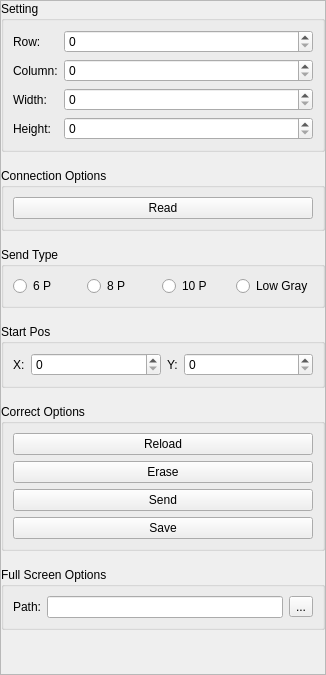
<?xml version="1.0" encoding="UTF-8"?>
<ui version="4.0">
 <class>MCCorrect</class>
 <widget class="QWidget" name="MCCorrect">
  <property name="geometry">
   <rect>
    <x>0</x>
    <y>0</y>
    <width>326</width>
    <height>675</height>
   </rect>
  </property>
  <property name="windowTitle">
   <string>Form</string>
  </property>
  <layout class="QVBoxLayout" name="verticalLayout_3">
   <property name="spacing">
    <number>0</number>
   </property>
   <property name="leftMargin">
    <number>0</number>
   </property>
   <property name="topMargin">
    <number>0</number>
   </property>
   <property name="rightMargin">
    <number>0</number>
   </property>
   <property name="bottomMargin">
    <number>0</number>
   </property>
   <item>
    <widget class="QScrollArea" name="scrollArea">
     <property name="widgetResizable">
      <bool>true</bool>
     </property>
     <widget class="QWidget" name="scrollAreaWidgetContents">
      <property name="geometry">
       <rect>
        <x>0</x>
        <y>0</y>
        <width>324</width>
        <height>673</height>
       </rect>
      </property>
      <layout class="QVBoxLayout" name="verticalLayout_2">
       <property name="spacing">
        <number>16</number>
       </property>
       <property name="leftMargin">
        <number>0</number>
       </property>
       <property name="topMargin">
        <number>0</number>
       </property>
       <property name="rightMargin">
        <number>0</number>
       </property>
       <property name="bottomMargin">
        <number>0</number>
       </property>
       <item>
        <widget class="QGroupBox" name="groupBox">
         <property name="title">
          <string>Setting</string>
         </property>
         <layout class="QGridLayout" name="gridLayout" columnstretch="0,1">
          <item row="0" column="0">
           <widget class="QLabel" name="label_2">
            <property name="sizePolicy">
             <sizepolicy hsizetype="Preferred" vsizetype="Preferred">
              <horstretch>0</horstretch>
              <verstretch>0</verstretch>
             </sizepolicy>
            </property>
            <property name="text">
             <string>Row:</string>
            </property>
           </widget>
          </item>
          <item row="0" column="1">
           <widget class="QSpinBox" name="spinBoxRow"/>
          </item>
          <item row="1" column="0">
           <widget class="QLabel" name="label">
            <property name="sizePolicy">
             <sizepolicy hsizetype="Preferred" vsizetype="Preferred">
              <horstretch>0</horstretch>
              <verstretch>0</verstretch>
             </sizepolicy>
            </property>
            <property name="text">
             <string>Column:</string>
            </property>
           </widget>
          </item>
          <item row="1" column="1">
           <widget class="QSpinBox" name="spinBoxCol"/>
          </item>
          <item row="2" column="0">
           <widget class="QLabel" name="label_3">
            <property name="sizePolicy">
             <sizepolicy hsizetype="Preferred" vsizetype="Preferred">
              <horstretch>0</horstretch>
              <verstretch>0</verstretch>
             </sizepolicy>
            </property>
            <property name="text">
             <string>Width:</string>
            </property>
           </widget>
          </item>
          <item row="2" column="1">
           <widget class="QSpinBox" name="spinBoxWidth"/>
          </item>
          <item row="3" column="0">
           <widget class="QLabel" name="label_4">
            <property name="sizePolicy">
             <sizepolicy hsizetype="Preferred" vsizetype="Preferred">
              <horstretch>0</horstretch>
              <verstretch>0</verstretch>
             </sizepolicy>
            </property>
            <property name="text">
             <string>Height:</string>
            </property>
           </widget>
          </item>
          <item row="3" column="1">
           <widget class="QSpinBox" name="spinBoxHeight"/>
          </item>
         </layout>
        </widget>
       </item>
       <item>
        <widget class="QGroupBox" name="groupBox_3">
         <property name="title">
          <string>Connection Options</string>
         </property>
         <layout class="QHBoxLayout" name="horizontalLayout">
          <item>
           <widget class="QPushButton" name="btnConnectionRead">
            <property name="text">
             <string>Read</string>
            </property>
           </widget>
          </item>
         </layout>
        </widget>
       </item>
       <item>
        <widget class="QGroupBox" name="groupBox_5">
         <property name="title">
          <string>Send Type</string>
         </property>
         <layout class="QHBoxLayout" name="horizontalLayout_5">
          <item>
           <widget class="QRadioButton" name="radioBtnSixPic">
            <property name="text">
             <string>6 P</string>
            </property>
           </widget>
          </item>
          <item>
           <widget class="QRadioButton" name="radioBtnEightPic">
            <property name="text">
             <string>8 P</string>
            </property>
           </widget>
          </item>
          <item>
           <widget class="QRadioButton" name="radioBtn10Pic">
            <property name="text">
             <string>10 P</string>
            </property>
           </widget>
          </item>
          <item>
           <widget class="QRadioButton" name="radioBtnLowGray">
            <property name="text">
             <string>Low Gray</string>
            </property>
           </widget>
          </item>
         </layout>
        </widget>
       </item>
       <item>
        <widget class="QGroupBox" name="groupBox_4">
         <property name="title">
          <string>Start Pos</string>
         </property>
         <layout class="QHBoxLayout" name="horizontalLayout_4" stretch="0,1,0,1">
          <item>
           <widget class="QLabel" name="label_5">
            <property name="text">
             <string>X:</string>
            </property>
           </widget>
          </item>
          <item>
           <widget class="QSpinBox" name="spinBoxStartX"/>
          </item>
          <item>
           <widget class="QLabel" name="label_6">
            <property name="text">
             <string>Y:</string>
            </property>
           </widget>
          </item>
          <item>
           <widget class="QSpinBox" name="spinBoxStartY"/>
          </item>
         </layout>
        </widget>
       </item>
       <item>
        <widget class="QGroupBox" name="groupBox_2">
         <property name="title">
          <string>Correct Options</string>
         </property>
         <layout class="QVBoxLayout" name="verticalLayout">
          <item>
           <widget class="QPushButton" name="btnReload">
            <property name="text">
             <string>Reload</string>
            </property>
           </widget>
          </item>
          <item>
           <widget class="QPushButton" name="btnErase">
            <property name="text">
             <string>Erase</string>
            </property>
           </widget>
          </item>
          <item>
           <widget class="QPushButton" name="btnSend">
            <property name="text">
             <string>Send</string>
            </property>
           </widget>
          </item>
          <item>
           <widget class="QPushButton" name="btnSave">
            <property name="text">
             <string>Save</string>
            </property>
           </widget>
          </item>
         </layout>
        </widget>
       </item>
       <item>
        <widget class="QGroupBox" name="groupBox_6">
         <property name="title">
          <string>Full Screen Options</string>
         </property>
         <layout class="QHBoxLayout" name="horizontalLayout_2">
          <item>
           <widget class="QLabel" name="lableFullScreenDataPath">
            <property name="text">
             <string>Path:</string>
            </property>
           </widget>
          </item>
          <item>
           <widget class="QLineEdit" name="lineEditFullScreenData"/>
          </item>
          <item>
           <widget class="QToolButton" name="toolBtnFullScreenData">
            <property name="text">
             <string>...</string>
            </property>
           </widget>
          </item>
         </layout>
        </widget>
       </item>
       <item>
        <spacer name="verticalSpacer">
         <property name="orientation">
          <enum>Qt::Vertical</enum>
         </property>
         <property name="sizeHint" stdset="0">
          <size>
           <width>20</width>
           <height>40</height>
          </size>
         </property>
        </spacer>
       </item>
      </layout>
     </widget>
    </widget>
   </item>
  </layout>
 </widget>
 <resources/>
 <connections/>
</ui>
